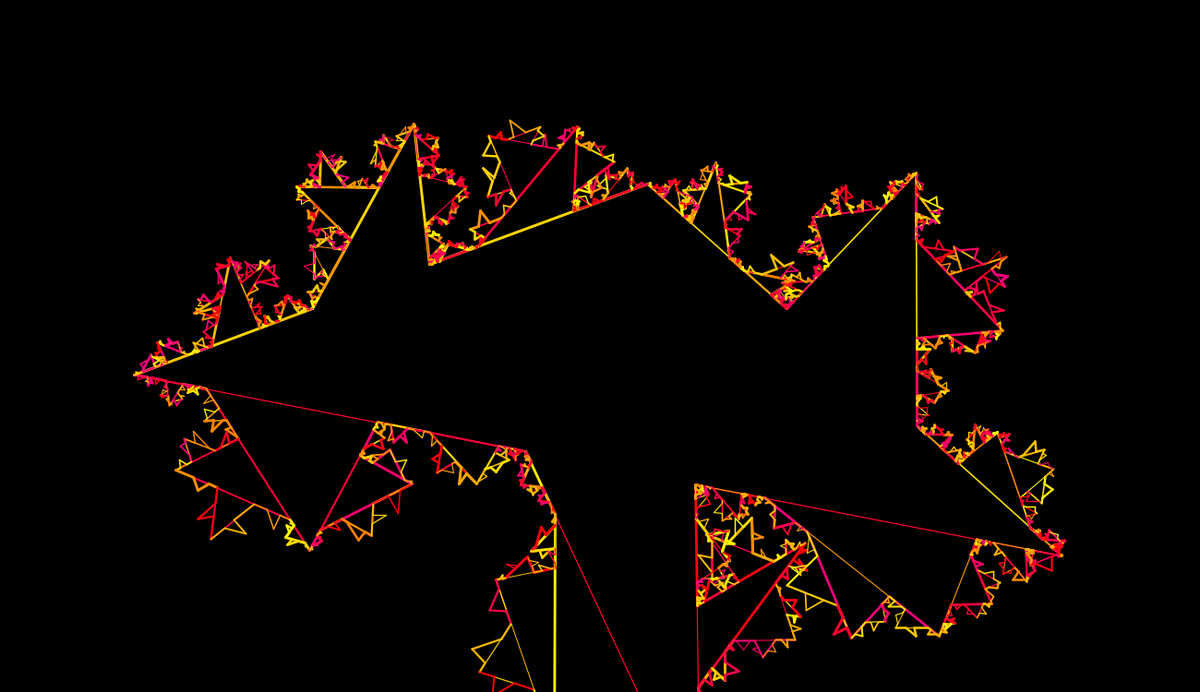
Frame 1 (no input)
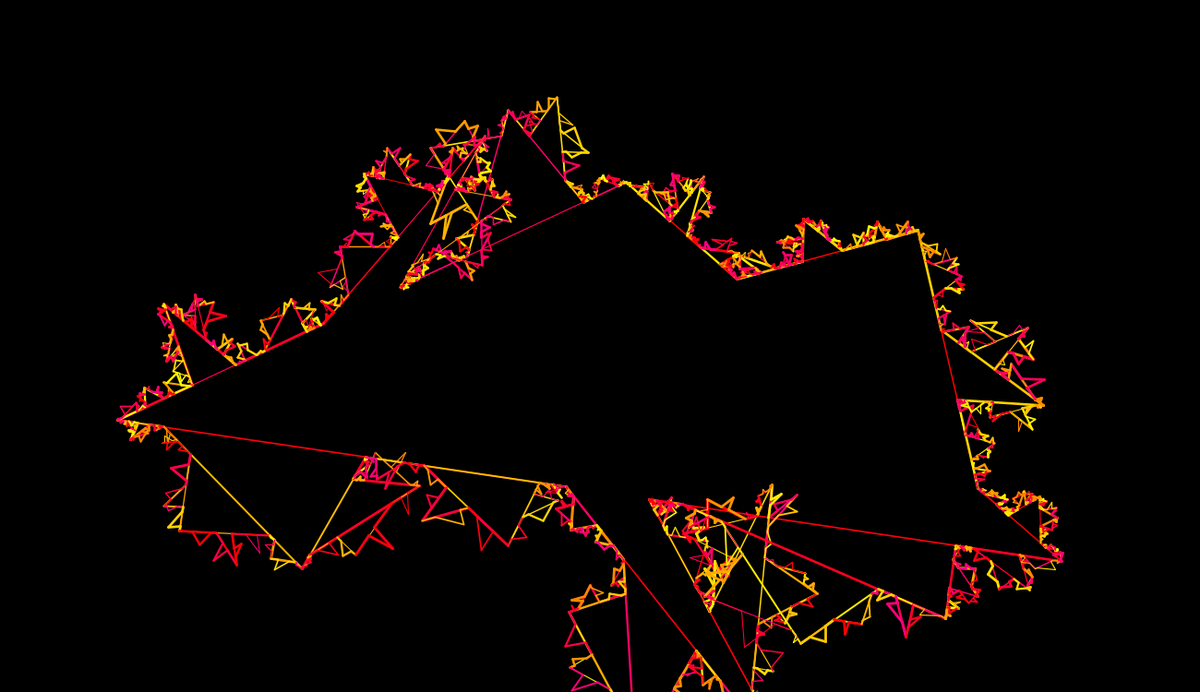
Frame 60 (the mouse pressed at the canvas centre just before this capture)
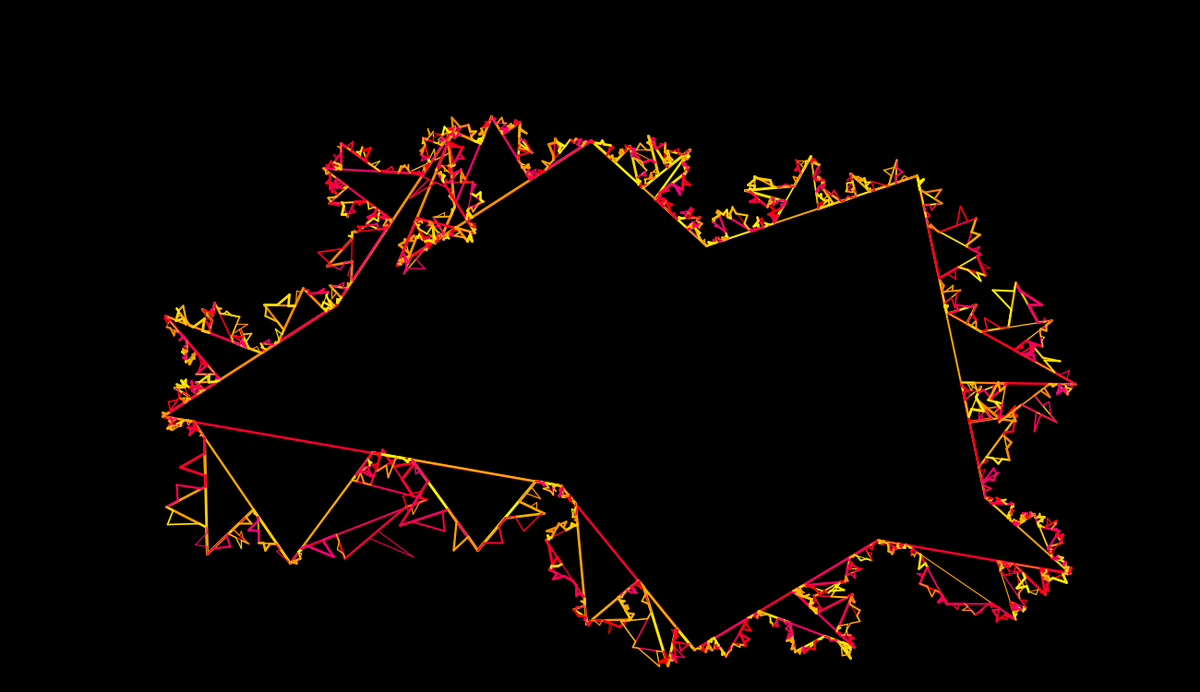
Frame 120 (the mouse held since frame 60 and released just before this capture)

The Processing sketch that drew these frames (run headless with seeded random() and noise(); from frame 60 on, the mouse is pressed at the canvas centre):

// Processing sketch: snowflake_fractal_red_and_yellow
// ── snowflake_fractal_red_and_yellow.pde
float[] triangleCenter = {
  width/2.0, height/2.0
};
float triangleSize = 450.0;
/*triangleCenter and triangleSize aren't used unless
 generateEquilateralTriangleVertices is called*/


float[] v = { 
  150, 400, 1150, 600, 700, 200
};
float[] dv = new float[v.length];
/*the array v contains vertices of the shape being drawn
 if i'm not using the generate vertices function to make
 my shape. dv is to change each vertex dynamically*/


ArrayList jointInfo = new ArrayList();
int counter = -1;
/*global variables for storing information about each joint/segment in the triangle fractal,
 and also a counter which is incremented within the recursive pushOutTriangle function.
 this counter keeps track of which index in the arrayList corresponds to the current
 joint/segment. if initialize is true, the function fills up the arrayList, and if initialize
 is false, the function gets the variables from the arrayList and increments them by some small
 random amount within a range of acceptable values for each variable. this functionality is
 handled by a helper function which accepts input for how much to increment by and also min and
 max values for each variable
 */


void setup() {
  size(1300, 750);
  background(0);

  //  drawTriangleFractal(generateEquilateralTriangleVertices(triangleSize, triangleCenter), 4);
  drawTriangleFractal(v, 5, true);
}


void draw() {
  counter = -1; 

  noStroke();
  fill(0, 255);
  rect(0, 0, width, height);

  float vectorWalk = 7;
  float maxWalk = 250;
  float[] temporaryVertices = new float[v.length];

  for (int i=0; i < v.length; i++) {
    dv[i] += random(-vectorWalk, vectorWalk);
    dv[i] = constrain(dv[i], -maxWalk, maxWalk);
    temporaryVertices[i] = v[i] + dv[i];
  }

  drawTriangleFractal(temporaryVertices, 5, false);
}




void pushOutTriangle(float x0, float y0, float x1, float y1, int iterations, boolean initialize) {
  strokeWeight(random(1, 3));
  smooth();
  colorMode(HSB, 360, 100, 100);
  counter++;
  /* this works as long as the segments of triangle are drawn
   counterclockwise, the is to the right of the line as you walk
   along it from its starting point to its endpoint */


  if (initialize) {
    float[] info = {
      random(60), random(.15, .45), random(.55, .85), 
      random(.4, .6), random(-PI/4.0, PI/4.0), random(.25, .5)
      };
      jointInfo.add(info);
  }

  float[] currentInfo = (float[])jointInfo.get(counter);

  if (!initialize) {
    //    currentInfo[0] += random(-25, 25);
    //    currentInfo[0] = mod(currentInfo[0], 360);

    currentInfo[0] += random(-5, 5);
    currentInfo[0] = mod(currentInfo[0], 60);

    float lerpChange = .0175;
    currentInfo[1] += random(-lerpChange, lerpChange);
    currentInfo[1] = constrain(currentInfo[1], .075, .475);
    currentInfo[2] += random(-lerpChange, lerpChange);
    currentInfo[2] = constrain(currentInfo[2], .525, .925);
    currentInfo[3] += random(-lerpChange, lerpChange);
    currentInfo[3] = constrain(currentInfo[3], .3, .7);

    currentInfo[4] += random(-PI/40.0, PI/40.0);
    currentInfo[4] = constrain(currentInfo[4], -PI/4.0, PI/4.0);

    currentInfo[5] += random(-.02, .02);
    currentInfo[5] = constrain(currentInfo[5], .175, .625);
  }

  if (counter == 1) println(currentInfo[0]);



  float len = dist(x0, y0, x1, y1);
  float colorTemp = currentInfo[0];
  if (colorTemp < 30) colorTemp += 330;
  stroke(colorTemp, 100, 100);

  float lrp = currentInfo[1];
  float[] base0 = {
    lerp(x0, x1, lrp), lerp(y0, y1, lrp)
    };
    lrp = currentInfo[2];
  float[] base1 = {
    lerp(x0, x1, lrp), lerp(y0, y1, lrp)
    };
    lrp = currentInfo[3];
  float[] midPoint = {
    lerp(x0, x1, lrp), lerp(y0, y1, lrp)
    };
    float angle = atan2(y1 - y0, x1 - x0);
  angle = angle + PI/2 + currentInfo[4];
  float triHeight = len * currentInfo[5];
  float[] p = {
    midPoint[0] + triHeight*cos(angle), 
    midPoint[1] + triHeight*sin(angle)
    };
    line(x0, y0, base0[0], base0[1]);
  line(base0[0], base0[1], p[0], p[1]);
  line(p[0], p[1], base1[0], base1[1]);
  line(base1[0], base1[1], x1, y1);



  iterations--;
  if (iterations > 0) {
    pushOutTriangle(x0, y0, base0[0], base0[1], iterations, initialize);
    pushOutTriangle(base0[0], base0[1], p[0], p[1], iterations, initialize);
    pushOutTriangle(p[0], p[1], base1[0], base1[1], iterations, initialize);
    pushOutTriangle(base1[0], base1[1], x1, y1, iterations, initialize);
  }
}






void drawTriangleFractal(float[] vertices, int iterations, boolean initialize) {
  float[] v = vertices;
  pushOutTriangle(v[0], v[1], v[2], v[3], iterations, initialize);
  pushOutTriangle(v[2], v[3], v[4], v[5], iterations, initialize);
  pushOutTriangle(v[4], v[5], v[0], v[1], iterations, initialize);
}





/*this function simply generates vertices for an equilateral triangle
 with a given side length and a given center*/
float[] generateEquilateralTriangleVertices(float sideLength, float[] triangleCenter) {
  float[] v = new float[6];
  float altitude = sideLength * sqrt(3) / 2.0;
  v[0] = triangleCenter[0];
  v[1] = triangleCenter[1] - (2 / 3.0) * altitude;
  v[2] = triangleCenter[0] - sideLength / 2.0;
  v[3] = triangleCenter[1] + (1 / 3.0) * altitude;
  v[4] = triangleCenter[0] + sideLength / 2.0;
  v[5] = triangleCenter[1] + (1 / 3.0) * altitude;
  return v;
}



float mod(float in, float mod) {
  float quotient=in/mod;
  quotient=float(floor(quotient));
  float out=in-mod*quotient;
  return out;
}
